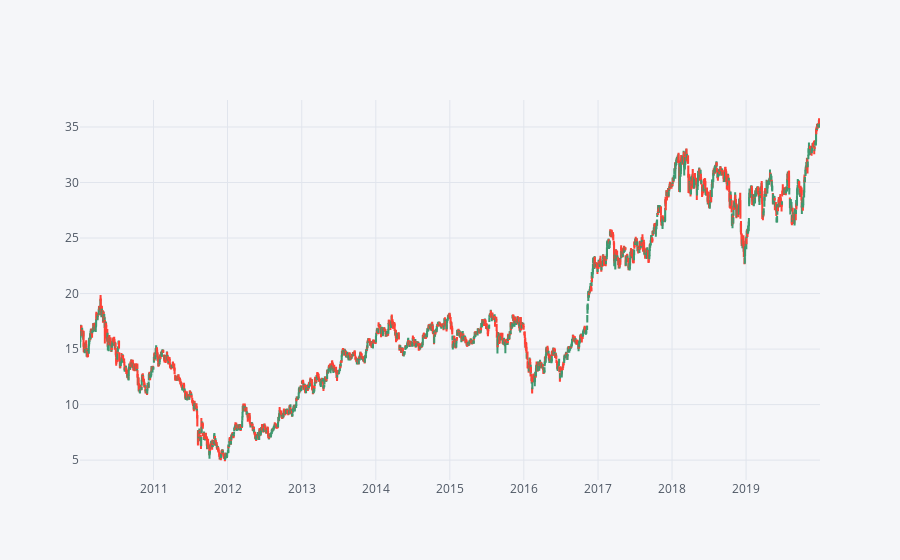

The notebook cell this image was saved under:
### Code cell
plt.figure(figsize=(12,4))
BAC_Candle = BAC[['Open', 'High', 'Low', 'Close']]['2010-01-01': '2020-01-01']

BAC_Candle.iplot(kind='candle')

### Figure 1 — Plotly figure (JSON) as saved in the notebook; plotly's stock layout.template omitted (floating-point values rounded to 4 significant figures; data arrays with more than 128 entries replaced by an {"elided": "..."} marker saying what was removed)
{"data": [{"close": {"elided": "2516 float values"}, "high": {"elided": "2516 float values"}, "low": {"elided": "2516 float values"}, "open": {"elided": "2516 float values"}, "showlegend": false, "type": "candlestick", "x": {"elided": "2516 str values"}, "yaxis": "y2"}], "layout": {"legend": {"bgcolor": "#F5F6F9", "font": {"color": "#4D5663"}}, "paper_bgcolor": "#F5F6F9", "plot_bgcolor": "#F5F6F9", "title": {"font": {"color": "#4D5663"}}, "xaxis": {"gridcolor": "#E1E5ED", "rangeslider": {"visible": false}, "showgrid": true, "tickfont": {"color": "#4D5663"}, "title": {"font": {"color": "#4D5663"}, "text": ""}, "zerolinecolor": "#E1E5ED"}, "yaxis": {"gridcolor": "#E1E5ED", "showgrid": true, "showticklabels": false, "tickfont": {"color": "#4D5663"}, "title": {"font": {"color": "#4D5663"}, "text": ""}, "zerolinecolor": "#E1E5ED"}, "yaxis2": {"gridcolor": "#E1E5ED", "showgrid": true, "tickfont": {"color": "#4D5663"}, "title": {"font": {"color": "#4D5663"}, "text": ""}, "zerolinecolor": "#E1E5ED"}}}
